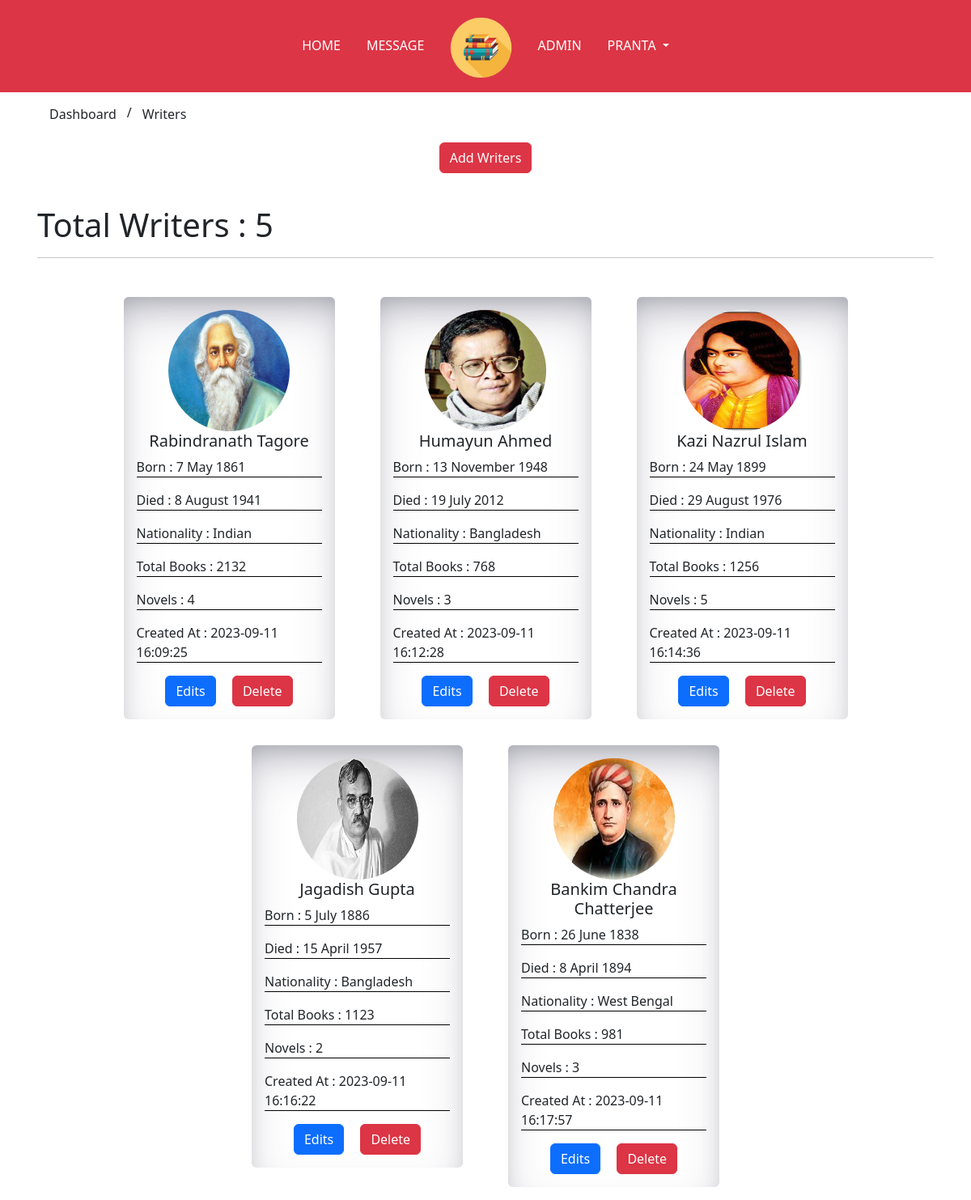
Page /Admin/writers.php (signed in) on the earlier database version.
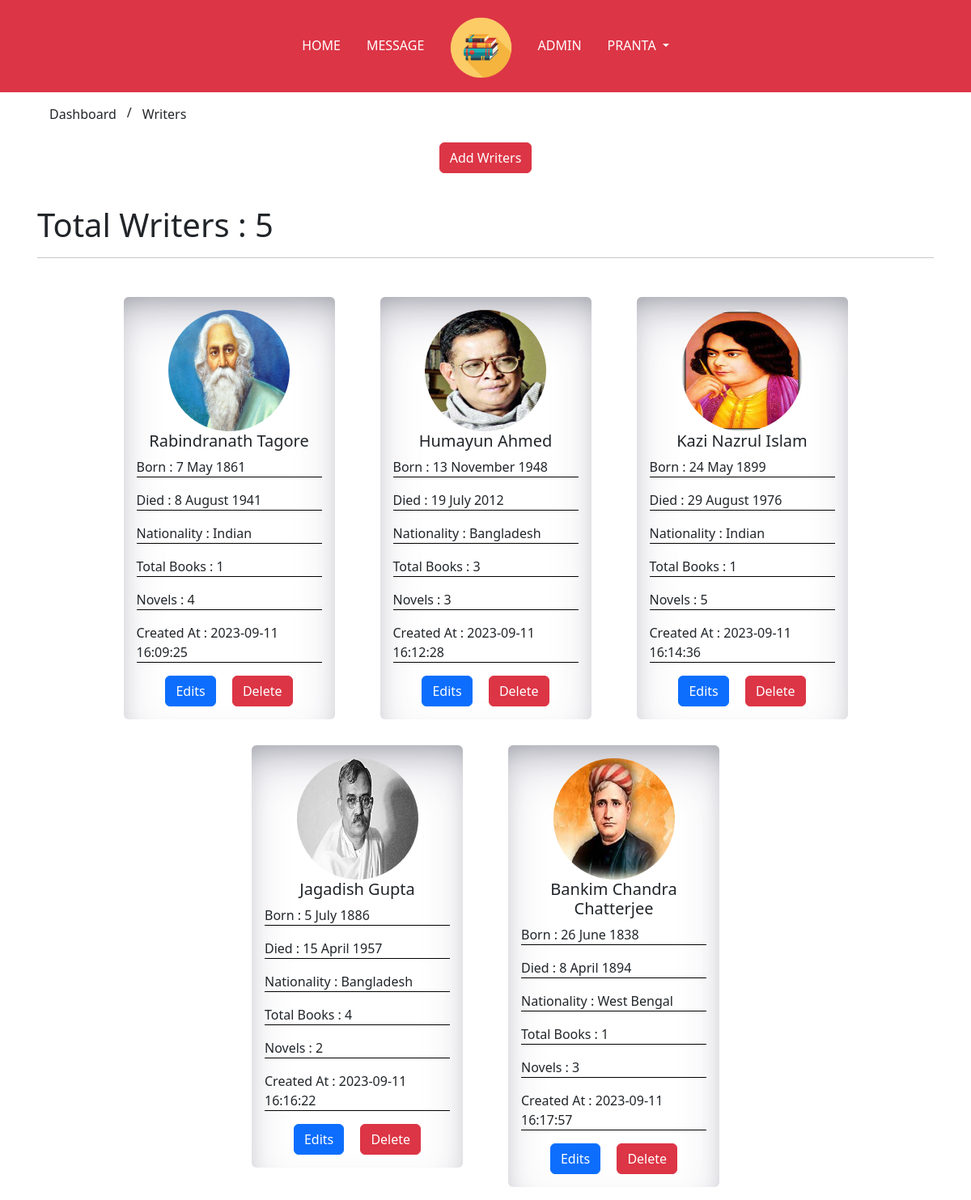
Same page on the later database version.
### tables this page shows
CREATE TABLE `writers` (
  `id` int(11) NOT NULL,
  `name` varchar(128) NOT NULL,
  `born` varchar(128) NOT NULL,
  `died` varchar(128) NOT NULL,
  `nationality` varchar(128) NOT NULL,
  `total_books` varchar(128) NOT NULL,
  `novels` varchar(128) NOT NULL,
  `image` varchar(128) NOT NULL,
  `created_at` timestamp NOT NULL DEFAULT current_timestamp()
);

### Admin/writers.php (the view, shortened to what this page needs)
<?php
require "../Include/databaseConn.php";
$total = "select count(*) as total from writers where 1";
$totalresult = $conn->query($total);
$totalwriters = $totalresult->fetch_assoc();
?>
<!DOCTYPE html>
<html lang="en">
<head>
    <link rel="stylesheet" href="https://cdn.jsdelivr.net/npm/bootstrap-icons@1.10.5/font/bootstrap-icons.css">
    <link rel="stylesheet" href="../Assets/Css/bootstrap.min.css">
    <link rel="stylesheet" href="../Assets/Css/style.css">
</head>
<body>
    <?php include "Templete/navbar.php"; ?>
    <div class="ms-5 mt-2">
        <a class="btn" href="index.php">Dashboard</a>/<a class="btn" href="writers.php">Writers</a>
    </div>
    <div class="text-center mt-3">
        <button class="btn btn-danger" id="togglebox1">Add Writers</button>
    </div>
    <div class="container" id="box1">
        <div class="row">
            <div class="col-lg-12 p-3">
                <h1> <i class="fa fa-tachometer" aria-hidden="true"></i> Total Writers : <?= $totalwriters['total'] ?></h1>
                <hr />
            </div>
        </div>
        <div class="row d-flex justify-content-center">
            <?php
            $quary_1 = "SELECT * FROM writers WHERE  1";
            $result_1 = $conn->query($quary_1);
            while ($row = $result_1->fetch_assoc()) {
                echo '<div class="col-lg-3 col-md-4 col-sm-12 m-3"><a href="" class="text-decoration-none text-dark">
                <div class="card p-3" style="width: 100%; border: none; box-shadow: rgba(50, 50, 93, 0.25) 0px 30px 60px -12px inset, rgba(0, 0, 0, 0.3) 0px 18px 36px -18px inset; padding-top: 8px;">
                    <div class="text-center">
                        <img src="Assets/Images/' . $row['image'] . '" class="card-img-top" alt="Loading.." style=" width: 150px;height: 150px;overflow: hidden; border-radius: 50%;">
                    </div>
                    <div class="">
                        <h5 class="card-title text-center">' . $row['name'] . '</h5>
                        <p class="card-text" style="border-bottom: 1px solid black;">Born : ' . $row['born'] . '</p>
                        <p class="card-text" style="border-bottom: 1px solid black;">Died : ' . $row['died'] . '</p>
                        <p class="card-text" style="border-bottom: 1px solid black;">Nationality : ' . $row['nationality'] . '</p>
                        <p class="card-text" style="border-bottom: 1px solid black;">Total Books : ' . $row['total_books'] . '</p>
                        <p class="card-text" style="border-bottom: 1px solid black;">Novels : ' . $row['novels'] . '</p>
                        <p class="card-text" style="border-bottom: 1px solid black;">Created At : ' . $row['created_at'] . '</p>
                    </div></a>
                    <div class="text-center pt-3">
                        <a href="Include/editWriters.php?wrid=' . $row['id'] . '" class="card-link btn btn-primary">Edits</a>
                        <a href="Include/delete.php?wrid=' . $row['id'] . '" onclick=\'return confirm("Are you sure want to delete this?");\' class="card-link btn btn-danger">Delete</a>
                    </div>
                </div>
            </div>';
            };
            ?>
</body>
</html>

### Admin/Templete/navbar.php (shortened to what this page needs)
<nav class="navbar navbar-expand-lg navbar-dark  bg-danger" id="headerNav">
  <div class="container-fluid">
    <div class=" collapse navbar-collapse" id="navbarNavDropdown">
      <ul class="navbar-nav mx-auto text-uppercase">
        <li class="nav-item">
          <a class="nav-link mx-2 active" aria-current="page" href="index.php">Home</a>
        </li>
        <li class="nav-item">
          <a class="nav-link mx-2 active" aria-current="page" href="contacts.php">Message</a>
        </li>
        <li class="nav-item d-none d-lg-block">
          <a class="nav-link mx-2" href="index.php">
            <img src="../Assets/Images/logo.png" height="80" />
          </a>
        </li>
        <li class="nav-item">
          <a class="nav-link mx-2 active" aria-current="page" href="admin.php">Admin</a>
        </li>
          <li class="nav-item dropdown">
            <a class="nav-link mx-2 dropdown-toggle active" href="javascript:void(0);" id="navbarDropdownMenuLink" role="button" data-bs-toggle="dropdown" aria-expanded="false">
              <?= $_SESSION['firstname']; ?>
            </a>
          </li>
      </ul>
    </div>
  </div>
</nav>

### Assets/Css/style.css (style rules this page uses)
@media screen and (min-width:992px) { .nav-item { line-height:80px; } }

Differences in the rows shown:
changed writers "Rabindranath Tagore": total_books "2132" → "1"
changed writers "Humayun Ahmed": total_books "768" → "3"
changed writers "Kazi Nazrul Islam": total_books "1256" → "1"
changed writers "Jagadish Gupta": total_books "1123" → "4"
changed writers "Bankim Chandra Chatterjee": total_books "981" → "1"
